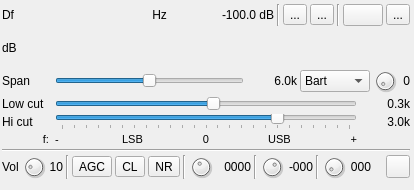
<?xml version="1.0" encoding="UTF-8"?>
<ui version="4.0">
 <class>CWDemodGUI</class>
 <widget class="RollupContents" name="CWDemodGUI">
  <property name="geometry">
   <rect>
    <x>0</x>
    <y>0</y>
    <width>414</width>
    <height>190</height>
   </rect>
  </property>
  <property name="sizePolicy">
   <sizepolicy hsizetype="Expanding" vsizetype="Expanding">
    <horstretch>0</horstretch>
    <verstretch>0</verstretch>
   </sizepolicy>
  </property>
  <property name="minimumSize">
   <size>
    <width>414</width>
    <height>0</height>
   </size>
  </property>
  <property name="font">
   <font>
    <family>Liberation Sans</family>
    <pointsize>9</pointsize>
   </font>
  </property>
  <property name="windowTitle">
   <string>CW Demodulator</string>
  </property>
  <widget class="QWidget" name="settingsContainer" native="true">
   <property name="geometry">
    <rect>
     <x>0</x>
     <y>0</y>
     <width>412</width>
     <height>181</height>
    </rect>
   </property>
   <property name="minimumSize">
    <size>
     <width>412</width>
     <height>0</height>
    </size>
   </property>
   <property name="windowTitle">
    <string>Settings</string>
   </property>
   <layout class="QVBoxLayout" name="verticalLayout_2">
    <property name="spacing">
     <number>3</number>
    </property>
    <property name="leftMargin">
     <number>2</number>
    </property>
    <property name="topMargin">
     <number>2</number>
    </property>
    <property name="rightMargin">
     <number>2</number>
    </property>
    <property name="bottomMargin">
     <number>2</number>
    </property>
    <item>
     <layout class="QHBoxLayout" name="deltaFreqPowLayout">
      <property name="topMargin">
       <number>2</number>
      </property>
      <item>
       <layout class="QHBoxLayout" name="deltaFrequencyLayout">
        <item>
         <widget class="QLabel" name="deltaFrequencyLabel">
          <property name="minimumSize">
           <size>
            <width>16</width>
            <height>0</height>
           </size>
          </property>
          <property name="text">
           <string>Df</string>
          </property>
         </widget>
        </item>
        <item>
         <widget class="ValueDialZ" name="deltaFrequency" native="true">
          <property name="sizePolicy">
           <sizepolicy hsizetype="Maximum" vsizetype="Maximum">
            <horstretch>0</horstretch>
            <verstretch>0</verstretch>
           </sizepolicy>
          </property>
          <property name="minimumSize">
           <size>
            <width>125</width>
            <height>16</height>
           </size>
          </property>
          <property name="font">
           <font>
            <family>Liberation Mono</family>
            <pointsize>12</pointsize>
           </font>
          </property>
          <property name="cursor">
           <cursorShape>PointingHandCursor</cursorShape>
          </property>
          <property name="focusPolicy">
           <enum>Qt::StrongFocus</enum>
          </property>
          <property name="toolTip">
           <string>Demod shift frequency from center in Hz</string>
          </property>
         </widget>
        </item>
        <item>
         <widget class="QLabel" name="deltaUnits">
          <property name="text">
           <string> Hz </string>
          </property>
         </widget>
        </item>
       </layout>
      </item>
      <item>
       <spacer name="freqPowSpacer">
        <property name="orientation">
         <enum>Qt::Horizontal</enum>
        </property>
        <property name="sizeHint" stdset="0">
         <size>
          <width>40</width>
          <height>20</height>
         </size>
        </property>
       </spacer>
      </item>
      <item>
       <widget class="QLabel" name="channelPower">
        <property name="minimumSize">
         <size>
          <width>60</width>
          <height>0</height>
         </size>
        </property>
        <property name="toolTip">
         <string>Channel power</string>
        </property>
        <property name="layoutDirection">
         <enum>Qt::RightToLeft</enum>
        </property>
        <property name="text">
         <string>-100.0 dB</string>
        </property>
        <property name="alignment">
         <set>Qt::AlignRight|Qt::AlignTrailing|Qt::AlignVCenter</set>
        </property>
       </widget>
      </item>
      <item>
       <widget class="Line" name="line">
        <property name="orientation">
         <enum>Qt::Vertical</enum>
        </property>
       </widget>
      </item>
      <item>
       <layout class="QHBoxLayout" name="audioOptionsLayout">
        <item>
         <widget class="QToolButton" name="audioBinaural">
          <property name="toolTip">
           <string>Toggle btw Mono and Binaural I/Q audio</string>
          </property>
          <property name="text">
           <string>...</string>
          </property>
          <property name="icon">
           <iconset resource="../../../sdrgui/resources/res.qrc">
            <normaloff>:/mono.png</normaloff>
            <normalon>:/stereo.png</normalon>:/mono.png</iconset>
          </property>
          <property name="checkable">
           <bool>true</bool>
          </property>
         </widget>
        </item>
        <item>
         <widget class="QToolButton" name="audioFlipChannels">
          <property name="toolTip">
           <string>Flip left/right audio channels</string>
          </property>
          <property name="text">
           <string>...</string>
          </property>
          <property name="icon">
           <iconset resource="../../../sdrgui/resources/res.qrc">
            <normaloff>:/flip_lr.png</normaloff>
            <normalon>:/flip_rl.png</normalon>:/flip_lr.png</iconset>
          </property>
          <property name="checkable">
           <bool>true</bool>
          </property>
         </widget>
        </item>
        <item>
         <widget class="Line" name="line_4">
          <property name="orientation">
           <enum>Qt::Vertical</enum>
          </property>
         </widget>
        </item>
        <item>
         <widget class="QPushButton" name="flipSidebands">
          <property name="toolTip">
           <string>Flip sidebands in SSB mode (LSB-&gt;USB or USB-&gt;LSB)</string>
          </property>
          <property name="text">
           <string/>
          </property>
          <property name="icon">
           <iconset resource="../../../sdrgui/resources/res.qrc">
            <normaloff>:/flip_sidebands.png</normaloff>:/flip_sidebands.png</iconset>
          </property>
         </widget>
        </item>
        <item>
         <widget class="QToolButton" name="dsb">
          <property name="toolTip">
           <string>DSB/SSB toggle</string>
          </property>
          <property name="text">
           <string>...</string>
          </property>
          <property name="icon">
           <iconset resource="../../../sdrgui/resources/res.qrc">
            <normaloff>:/usb.png</normaloff>
            <normalon>:/dsb.png</normalon>:/usb.png</iconset>
          </property>
          <property name="checkable">
           <bool>true</bool>
          </property>
         </widget>
        </item>
       </layout>
      </item>
     </layout>
    </item>
    <item>
     <layout class="QHBoxLayout" name="channelPowerMeterLayout">
      <item>
       <widget class="QLabel" name="channelPowerMeterUnits">
        <property name="text">
         <string>dB</string>
        </property>
       </widget>
      </item>
      <item>
       <widget class="LevelMeterSignalDB" name="channelPowerMeter" native="true">
        <property name="sizePolicy">
         <sizepolicy hsizetype="Expanding" vsizetype="MinimumExpanding">
          <horstretch>0</horstretch>
          <verstretch>0</verstretch>
         </sizepolicy>
        </property>
        <property name="minimumSize">
         <size>
          <width>0</width>
          <height>24</height>
         </size>
        </property>
        <property name="font">
         <font>
          <family>Liberation Mono</family>
          <pointsize>8</pointsize>
         </font>
        </property>
       </widget>
      </item>
     </layout>
    </item>
    <item>
     <layout class="QHBoxLayout" name="spanLayout">
      <item>
       <widget class="QLabel" name="spanLabel">
        <property name="minimumSize">
         <size>
          <width>50</width>
          <height>0</height>
         </size>
        </property>
        <property name="maximumSize">
         <size>
          <width>50</width>
          <height>16777215</height>
         </size>
        </property>
        <property name="text">
         <string>Span</string>
        </property>
       </widget>
      </item>
      <item>
       <widget class="QSlider" name="spanLog2">
        <property name="toolTip">
         <string>Demod frequency span</string>
        </property>
        <property name="minimum">
         <number>0</number>
        </property>
        <property name="maximum">
         <number>4</number>
        </property>
        <property name="pageStep">
         <number>1</number>
        </property>
        <property name="value">
         <number>2</number>
        </property>
        <property name="sliderPosition">
         <number>2</number>
        </property>
        <property name="orientation">
         <enum>Qt::Horizontal</enum>
        </property>
       </widget>
      </item>
      <item>
       <widget class="QLabel" name="spanText">
        <property name="minimumSize">
         <size>
          <width>50</width>
          <height>0</height>
         </size>
        </property>
        <property name="maximumSize">
         <size>
          <width>50</width>
          <height>16777215</height>
         </size>
        </property>
        <property name="text">
         <string>6.0k</string>
        </property>
        <property name="alignment">
         <set>Qt::AlignRight|Qt::AlignTrailing|Qt::AlignVCenter</set>
        </property>
       </widget>
      </item>
      <item>
       <widget class="QComboBox" name="fftWindow">
        <property name="sizePolicy">
         <sizepolicy hsizetype="Maximum" vsizetype="Fixed">
          <horstretch>0</horstretch>
          <verstretch>0</verstretch>
         </sizepolicy>
        </property>
        <property name="minimumSize">
         <size>
          <width>70</width>
          <height>0</height>
         </size>
        </property>
        <property name="maximumSize">
         <size>
          <width>60</width>
          <height>16777215</height>
         </size>
        </property>
        <property name="toolTip">
         <string>FFT filter window function</string>
        </property>
        <property name="sizeAdjustPolicy">
         <enum>QComboBox::AdjustToContents</enum>
        </property>
        <item>
         <property name="text">
          <string>Bart</string>
         </property>
        </item>
        <item>
         <property name="text">
          <string>B-H</string>
         </property>
        </item>
        <item>
         <property name="text">
          <string>FT</string>
         </property>
        </item>
        <item>
         <property name="text">
          <string>Ham</string>
         </property>
        </item>
        <item>
         <property name="text">
          <string>Han</string>
         </property>
        </item>
        <item>
         <property name="text">
          <string>Rec</string>
         </property>
        </item>
        <item>
         <property name="text">
          <string>Kai</string>
         </property>
        </item>
        <item>
         <property name="text">
          <string>Black</string>
         </property>
        </item>
        <item>
         <property name="text">
          <string>B-H7</string>
         </property>
        </item>
       </widget>
      </item>
      <item>
       <widget class="QDial" name="filterIndex">
        <property name="maximumSize">
         <size>
          <width>24</width>
          <height>24</height>
         </size>
        </property>
        <property name="toolTip">
         <string>Select filter in filter bank</string>
        </property>
        <property name="minimum">
         <number>0</number>
        </property>
        <property name="maximum">
         <number>9</number>
        </property>
        <property name="pageStep">
         <number>1</number>
        </property>
        <property name="value">
         <number>0</number>
        </property>
       </widget>
      </item>
      <item>
       <widget class="QLabel" name="filterIndexText">
        <property name="minimumSize">
         <size>
          <width>10</width>
          <height>0</height>
         </size>
        </property>
        <property name="acceptDrops">
         <bool>false</bool>
        </property>
        <property name="toolTip">
         <string>Filter index in filter bank</string>
        </property>
        <property name="text">
         <string>0</string>
        </property>
        <property name="alignment">
         <set>Qt::AlignRight|Qt::AlignTrailing|Qt::AlignVCenter</set>
        </property>
       </widget>
      </item>
     </layout>
    </item>
    <item>
     <layout class="QHBoxLayout" name="lowCutLayout">
      <item>
       <widget class="QLabel" name="lowCutLabel">
        <property name="minimumSize">
         <size>
          <width>50</width>
          <height>0</height>
         </size>
        </property>
        <property name="maximumSize">
         <size>
          <width>50</width>
          <height>16777215</height>
         </size>
        </property>
        <property name="text">
         <string>Low cut</string>
        </property>
       </widget>
      </item>
      <item>
       <widget class="TickedSlider" name="lowCut">
        <property name="maximumSize">
         <size>
          <width>16777215</width>
          <height>16</height>
         </size>
        </property>
        <property name="toolTip">
         <string>Highpass filter cutoff frequency (SSB)</string>
        </property>
        <property name="minimum">
         <number>-60</number>
        </property>
        <property name="maximum">
         <number>60</number>
        </property>
        <property name="pageStep">
         <number>1</number>
        </property>
        <property name="value">
         <number>3</number>
        </property>
        <property name="orientation">
         <enum>Qt::Horizontal</enum>
        </property>
        <property name="invertedAppearance">
         <bool>false</bool>
        </property>
        <property name="tickPosition">
         <enum>QSlider::NoTicks</enum>
        </property>
        <property name="tickInterval">
         <number>5</number>
        </property>
       </widget>
      </item>
      <item>
       <widget class="QLabel" name="lowCutText">
        <property name="minimumSize">
         <size>
          <width>50</width>
          <height>0</height>
         </size>
        </property>
        <property name="maximumSize">
         <size>
          <width>50</width>
          <height>16777215</height>
         </size>
        </property>
        <property name="text">
         <string>0.3k</string>
        </property>
        <property name="alignment">
         <set>Qt::AlignRight|Qt::AlignTrailing|Qt::AlignVCenter</set>
        </property>
       </widget>
      </item>
     </layout>
    </item>
    <item>
     <layout class="QHBoxLayout" name="bqndwidthLayout">
      <item>
       <widget class="QLabel" name="BWLabel">
        <property name="minimumSize">
         <size>
          <width>50</width>
          <height>0</height>
         </size>
        </property>
        <property name="maximumSize">
         <size>
          <width>50</width>
          <height>16777215</height>
         </size>
        </property>
        <property name="text">
         <string>Hi cut</string>
        </property>
       </widget>
      </item>
      <item>
       <widget class="TickedSlider" name="BW">
        <property name="maximumSize">
         <size>
          <width>16777215</width>
          <height>16</height>
         </size>
        </property>
        <property name="toolTip">
         <string>Lowpass filter cutoff frequency</string>
        </property>
        <property name="minimum">
         <number>-60</number>
        </property>
        <property name="maximum">
         <number>60</number>
        </property>
        <property name="pageStep">
         <number>1</number>
        </property>
        <property name="value">
         <number>30</number>
        </property>
        <property name="orientation">
         <enum>Qt::Horizontal</enum>
        </property>
        <property name="tickPosition">
         <enum>QSlider::TicksBelow</enum>
        </property>
        <property name="tickInterval">
         <number>5</number>
        </property>
       </widget>
      </item>
      <item>
       <widget class="QLabel" name="BWText">
        <property name="minimumSize">
         <size>
          <width>50</width>
          <height>0</height>
         </size>
        </property>
        <property name="maximumSize">
         <size>
          <width>50</width>
          <height>16777215</height>
         </size>
        </property>
        <property name="text">
         <string>3.0k</string>
        </property>
        <property name="alignment">
         <set>Qt::AlignRight|Qt::AlignTrailing|Qt::AlignVCenter</set>
        </property>
       </widget>
      </item>
     </layout>
    </item>
    <item>
     <layout class="QHBoxLayout" name="scaleLayout">
      <item>
       <widget class="QLabel" name="scalePadLeft">
        <property name="minimumSize">
         <size>
          <width>50</width>
          <height>0</height>
         </size>
        </property>
        <property name="maximumSize">
         <size>
          <width>50</width>
          <height>10</height>
         </size>
        </property>
        <property name="font">
         <font>
          <family>Liberation Sans</family>
          <pointsize>8</pointsize>
         </font>
        </property>
        <property name="text">
         <string>f: </string>
        </property>
        <property name="alignment">
         <set>Qt::AlignRight|Qt::AlignTrailing|Qt::AlignVCenter</set>
        </property>
       </widget>
      </item>
      <item>
       <widget class="QLabel" name="scaleMinus">
        <property name="maximumSize">
         <size>
          <width>10</width>
          <height>10</height>
         </size>
        </property>
        <property name="font">
         <font>
          <family>Liberation Sans</family>
          <pointsize>8</pointsize>
         </font>
        </property>
        <property name="text">
         <string>-</string>
        </property>
       </widget>
      </item>
      <item>
       <widget class="QLabel" name="lsbLabel">
        <property name="font">
         <font>
          <family>Liberation Sans</family>
          <pointsize>8</pointsize>
         </font>
        </property>
        <property name="text">
         <string>LSB</string>
        </property>
        <property name="alignment">
         <set>Qt::AlignCenter</set>
        </property>
       </widget>
      </item>
      <item>
       <widget class="QLabel" name="scaleCenter">
        <property name="maximumSize">
         <size>
          <width>12</width>
          <height>10</height>
         </size>
        </property>
        <property name="font">
         <font>
          <family>Liberation Sans</family>
          <pointsize>8</pointsize>
         </font>
        </property>
        <property name="text">
         <string>0</string>
        </property>
        <property name="alignment">
         <set>Qt::AlignCenter</set>
        </property>
       </widget>
      </item>
      <item>
       <widget class="QLabel" name="usbLabel">
        <property name="font">
         <font>
          <family>Liberation Sans</family>
          <pointsize>8</pointsize>
         </font>
        </property>
        <property name="text">
         <string>USB</string>
        </property>
        <property name="alignment">
         <set>Qt::AlignCenter</set>
        </property>
       </widget>
      </item>
      <item>
       <widget class="QLabel" name="scalePlus">
        <property name="maximumSize">
         <size>
          <width>10</width>
          <height>10</height>
         </size>
        </property>
        <property name="font">
         <font>
          <family>Liberation Sans</family>
          <pointsize>8</pointsize>
         </font>
        </property>
        <property name="text">
         <string>+</string>
        </property>
        <property name="alignment">
         <set>Qt::AlignRight|Qt::AlignTrailing|Qt::AlignVCenter</set>
        </property>
       </widget>
      </item>
      <item>
       <widget class="QLabel" name="scalePadRight">
        <property name="minimumSize">
         <size>
          <width>50</width>
          <height>0</height>
         </size>
        </property>
        <property name="maximumSize">
         <size>
          <width>50</width>
          <height>10</height>
         </size>
        </property>
        <property name="text">
         <string/>
        </property>
       </widget>
      </item>
     </layout>
    </item>
    <item>
     <widget class="Line" name="line_3">
      <property name="orientation">
       <enum>Qt::Horizontal</enum>
      </property>
     </widget>
    </item>
    <item>
     <layout class="QHBoxLayout" name="volumeLayout">
      <item>
       <widget class="QLabel" name="volumeLabel">
        <property name="text">
         <string>Vol</string>
        </property>
       </widget>
      </item>
      <item>
       <widget class="QDial" name="volume">
        <property name="minimumSize">
         <size>
          <width>24</width>
          <height>24</height>
         </size>
        </property>
        <property name="maximumSize">
         <size>
          <width>24</width>
          <height>24</height>
         </size>
        </property>
        <property name="toolTip">
         <string>Audio volume in dB</string>
        </property>
        <property name="minimum">
         <number>-10</number>
        </property>
        <property name="maximum">
         <number>40</number>
        </property>
        <property name="pageStep">
         <number>1</number>
        </property>
       </widget>
      </item>
      <item>
       <widget class="QLabel" name="volumeText">
        <property name="toolTip">
         <string>Audio volume in dB</string>
        </property>
        <property name="text">
         <string>10</string>
        </property>
        <property name="alignment">
         <set>Qt::AlignRight|Qt::AlignTrailing|Qt::AlignVCenter</set>
        </property>
       </widget>
      </item>
      <item>
       <widget class="Line" name="line_2">
        <property name="orientation">
         <enum>Qt::Vertical</enum>
        </property>
       </widget>
      </item>
      <item>
       <widget class="ButtonSwitch" name="agc">
        <property name="toolTip">
         <string>Toggle AGC</string>
        </property>
        <property name="text">
         <string>AGC</string>
        </property>
        <property name="checkable">
         <bool>true</bool>
        </property>
       </widget>
      </item>
      <item>
       <widget class="ButtonSwitch" name="agcClamping">
        <property name="toolTip">
         <string>Toggle AGC clamping to maximum allowable signal</string>
        </property>
        <property name="text">
         <string>CL</string>
        </property>
        <property name="checkable">
         <bool>true</bool>
        </property>
       </widget>
      </item>
      <item>
       <widget class="ButtonSwitch" name="dnr">
        <property name="toolTip">
         <string>Toggle Digital Noise Reduction</string>
        </property>
        <property name="text">
         <string>NR</string>
        </property>
        <property name="checkable">
         <bool>true</bool>
        </property>
       </widget>
      </item>
      <item>
       <widget class="Line" name="line_7">
        <property name="orientation">
         <enum>Qt::Vertical</enum>
        </property>
       </widget>
      </item>
      <item>
       <widget class="QDial" name="agcTimeLog2">
        <property name="maximumSize">
         <size>
          <width>24</width>
          <height>24</height>
         </size>
        </property>
        <property name="toolTip">
         <string>AGC time constant (ms in log2 steps)</string>
        </property>
        <property name="minimum">
         <number>4</number>
        </property>
        <property name="maximum">
         <number>11</number>
        </property>
        <property name="pageStep">
         <number>1</number>
        </property>
        <property name="value">
         <number>7</number>
        </property>
       </widget>
      </item>
      <item>
       <widget class="QLabel" name="agcTimeText">
        <property name="minimumSize">
         <size>
          <width>35</width>
          <height>0</height>
         </size>
        </property>
        <property name="toolTip">
         <string>AGC time constant (ms)</string>
        </property>
        <property name="text">
         <string>0000</string>
        </property>
        <property name="alignment">
         <set>Qt::AlignRight|Qt::AlignTrailing|Qt::AlignVCenter</set>
        </property>
       </widget>
      </item>
      <item>
       <widget class="Line" name="line_5">
        <property name="orientation">
         <enum>Qt::Vertical</enum>
        </property>
       </widget>
      </item>
      <item>
       <widget class="QDial" name="agcPowerThreshold">
        <property name="maximumSize">
         <size>
          <width>24</width>
          <height>24</height>
         </size>
        </property>
        <property name="toolTip">
         <string>Power threshold (dB)</string>
        </property>
        <property name="minimum">
         <number>-120</number>
        </property>
        <property name="maximum">
         <number>0</number>
        </property>
        <property name="pageStep">
         <number>1</number>
        </property>
        <property name="value">
         <number>-40</number>
        </property>
       </widget>
      </item>
      <item>
       <widget class="QLabel" name="agcPowerThresholdText">
        <property name="minimumSize">
         <size>
          <width>26</width>
          <height>0</height>
         </size>
        </property>
        <property name="toolTip">
         <string>Power threshold (dB)</string>
        </property>
        <property name="text">
         <string>-000</string>
        </property>
        <property name="alignment">
         <set>Qt::AlignRight|Qt::AlignTrailing|Qt::AlignVCenter</set>
        </property>
       </widget>
      </item>
      <item>
       <widget class="Line" name="line_6">
        <property name="orientation">
         <enum>Qt::Vertical</enum>
        </property>
       </widget>
      </item>
      <item>
       <widget class="QDial" name="agcThresholdGate">
        <property name="maximumSize">
         <size>
          <width>24</width>
          <height>24</height>
         </size>
        </property>
        <property name="toolTip">
         <string>Power threshold gate (ms)</string>
        </property>
        <property name="maximum">
         <number>68</number>
        </property>
        <property name="pageStep">
         <number>1</number>
        </property>
        <property name="value">
         <number>4</number>
        </property>
       </widget>
      </item>
      <item>
       <widget class="QLabel" name="agcThresholdGateText">
        <property name="minimumSize">
         <size>
          <width>22</width>
          <height>0</height>
         </size>
        </property>
        <property name="toolTip">
         <string>Power threshold gate (ms)</string>
        </property>
        <property name="text">
         <string>000</string>
        </property>
        <property name="alignment">
         <set>Qt::AlignRight|Qt::AlignTrailing|Qt::AlignVCenter</set>
        </property>
       </widget>
      </item>
      <item>
       <spacer name="horizontalSpacer">
        <property name="orientation">
         <enum>Qt::Horizontal</enum>
        </property>
        <property name="sizeHint" stdset="0">
         <size>
          <width>40</width>
          <height>20</height>
         </size>
        </property>
       </spacer>
      </item>
      <item>
       <widget class="QToolButton" name="audioMute">
        <property name="toolTip">
         <string>Mute/Unmute audio</string>
        </property>
        <property name="text">
         <string/>
        </property>
        <property name="icon">
         <iconset resource="../../../sdrgui/resources/res.qrc">
          <normaloff>:/sound_on.png</normaloff>
          <normalon>:/sound_off.png</normalon>:/sound_on.png</iconset>
        </property>
        <property name="checkable">
         <bool>true</bool>
        </property>
       </widget>
      </item>
     </layout>
    </item>
   </layout>
  </widget>
  <widget class="QWidget" name="spectrumContainer" native="true">
   <property name="geometry">
    <rect>
     <x>10</x>
     <y>170</y>
     <width>218</width>
     <height>284</height>
    </rect>
   </property>
   <property name="sizePolicy">
    <sizepolicy hsizetype="Expanding" vsizetype="Expanding">
     <horstretch>0</horstretch>
     <verstretch>0</verstretch>
    </sizepolicy>
   </property>
   <property name="windowTitle">
    <string>Channel Spectrum</string>
   </property>
   <layout class="QVBoxLayout" name="verticalLayout">
    <property name="spacing">
     <number>2</number>
    </property>
    <property name="leftMargin">
     <number>3</number>
    </property>
    <property name="topMargin">
     <number>3</number>
    </property>
    <property name="rightMargin">
     <number>3</number>
    </property>
    <property name="bottomMargin">
     <number>3</number>
    </property>
    <item>
     <widget class="GLSpectrum" name="glSpectrum" native="true">
      <property name="sizePolicy">
       <sizepolicy hsizetype="Expanding" vsizetype="Expanding">
        <horstretch>0</horstretch>
        <verstretch>0</verstretch>
       </sizepolicy>
      </property>
      <property name="minimumSize">
       <size>
        <width>200</width>
        <height>250</height>
       </size>
      </property>
      <property name="font">
       <font>
        <family>Liberation Mono</family>
        <pointsize>8</pointsize>
       </font>
      </property>
     </widget>
    </item>
    <item>
     <widget class="GLSpectrumGUI" name="spectrumGUI" native="true">
      <property name="sizePolicy">
       <sizepolicy hsizetype="Minimum" vsizetype="Minimum">
        <horstretch>0</horstretch>
        <verstretch>0</verstretch>
       </sizepolicy>
      </property>
      <property name="minimumSize">
       <size>
        <width>0</width>
        <height>30</height>
       </size>
      </property>
     </widget>
    </item>
   </layout>
  </widget>
 </widget>
 <customwidgets>
  <customwidget>
   <class>ButtonSwitch</class>
   <extends>QToolButton</extends>
   <header>gui/buttonswitch.h</header>
  </customwidget>
  <customwidget>
   <class>ValueDialZ</class>
   <extends>QWidget</extends>
   <header>gui/valuedialz.h</header>
   <container>1</container>
  </customwidget>
  <customwidget>
   <class>RollupContents</class>
   <extends>QWidget</extends>
   <header>gui/rollupcontents.h</header>
   <container>1</container>
  </customwidget>
  <customwidget>
   <class>LevelMeterSignalDB</class>
   <extends>QWidget</extends>
   <header>gui/levelmeter.h</header>
   <container>1</container>
  </customwidget>
  <customwidget>
   <class>GLSpectrum</class>
   <extends>QWidget</extends>
   <header>gui/glspectrum.h</header>
   <container>1</container>
  </customwidget>
  <customwidget>
   <class>GLSpectrumGUI</class>
   <extends>QWidget</extends>
   <header>gui/glspectrumgui.h</header>
   <container>1</container>
  </customwidget>
  <customwidget>
   <class>TickedSlider</class>
   <extends>QSlider</extends>
   <header>gui/tickedslider.h</header>
  </customwidget>
 </customwidgets>
 <resources>
  <include location="../../../sdrgui/resources/res.qrc"/>
 </resources>
 <connections/>
</ui>
